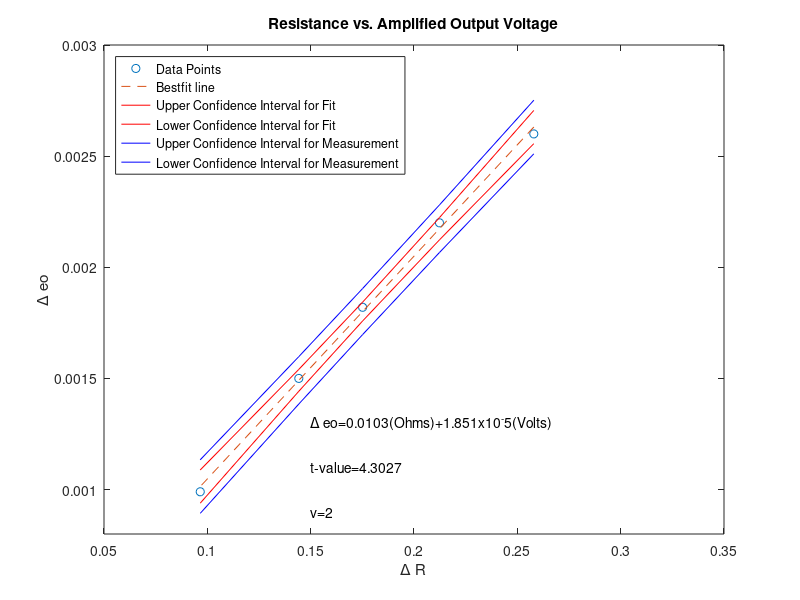
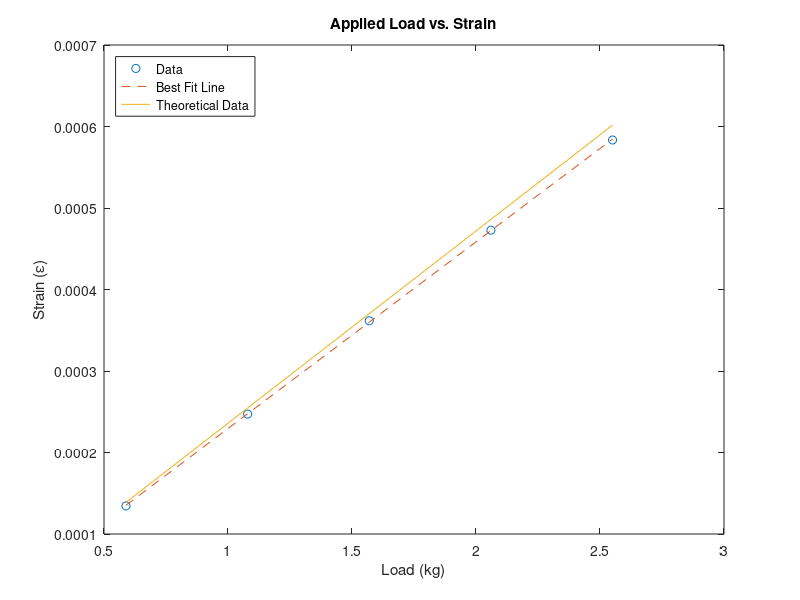
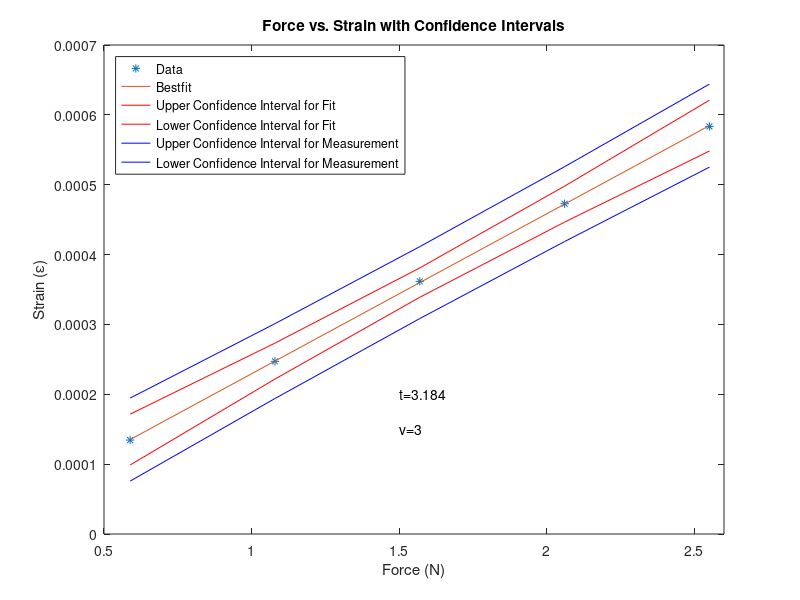
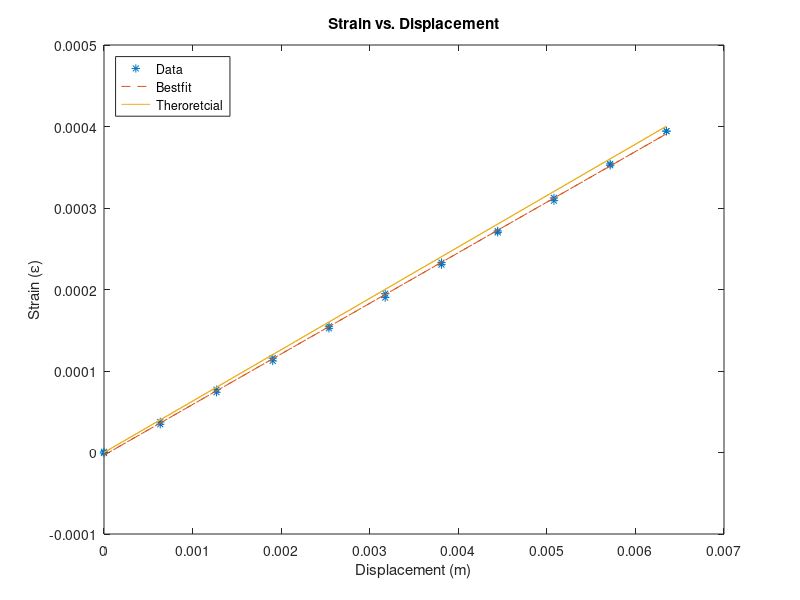

Reproduce these figures in MATLAB, in order. (Note: this script raises an error after producing the figures.)
% Lab 3
clear all
close all

%% Part 1 

R_Shunt = [55700,67700,82100,99700,149000]; % Ohms
V_Shunt = [.260,.220,.182,.150,.099]; % Volts
R_Strain = 120; % Ohms
V_Gain = V_Shunt./100; % Accounting for Amplifier

% Constant for Calculating Delta R
A = R_Strain.*R_Shunt; 
B = R_Strain + R_Shunt;

Delta_R = R_Strain - (A./B); % Equation for the change in R

[p1,s]=polyfit(Delta_R,V_Gain,1);
Fit_Data = p1(1)*Delta_R+p1(2);

Nu = length(Delta_R)-2; % First order
t_95 = tinv(0.975,Nu); % P = 95%
x_Bar = sum(Delta_R)/length(Delta_R); % Mean
Denom = sum((Delta_R-x_Bar).^2);
S_yx = (sum((V_Gain-Fit_Data).^2)/Nu).^(0.5); % Standard Error of Fit
Con_Fit = t_95*S_yx*(1/length(Delta_R)+(Delta_R-x_Bar).^2/Denom).^(0.5);
Con_Measure = t_95*S_yx*(1+1/length(Delta_R)+(Delta_R-x_Bar).^2/Denom).^(0.5);

% Plotting 
figure(1)
plot(Delta_R,V_Gain,'o',Delta_R,Fit_Data,'--',Delta_R,Fit_Data+Con_Fit,'r',Delta_R,Fit_Data-Con_Fit,'r',Delta_R,Fit_Data+Con_Measure,'b',Delta_R,Fit_Data-Con_Measure,'b');
title('Resistance vs. Amplified Output Voltage')
xlabel('\Delta R')
ylabel('\Delta e\o')
ylim([0.8*10^-3,3*10^-3])
legend('Data Points','Bestfit line','Upper Confidence Interval for Fit','Lower Confidence Interval for Fit','Upper Confidence Interval for Measurement','Lower Confidence Interval for Measurement','location','northwest') 
text(.15,1.3e-03,strcat('\Delta e\o','  ','=','  ','0.0103(Ohms)+1.851x10^-5(Volts)'))
text(.15,1.1e-03,'t-value=4.3027')
text(.15,.9e-03,'v=2')





E_i = 5; %Volts
G_F = 2.1; %Strain gauge factor
St = 2.*V_Gain./G_F*E_i;

% Strain vs. Load

Load = [.060,.110,.160,.210,.260] .* 9.81; % N
Load_Volts=[.0712-.000600,.130-.000250,.190-.000150,.248+.000200,.306+.000300]; % Volts accounting for the Zero shifting
Beam_Length = 6.58*.0254; %Length of beam in meters
Thickness = 0.050*.0254; % Thickness of beam in meters
Width = .497*.0254; % meters
E = 1.93e11; % Elastic Modulus

Strain_P=(2.*Load_Volts./100)./(G_F*E_i);
Load_Theo=(12.*Load.*(Beam_Length-Width)*(Thickness/2))./(E*(Width*Thickness^3));
[p1,s]=polyfit(Load,Strain_P,1);
Best_Fit_1=p1(1)*Load+p1(2);

figure(2)
plot(Load,Strain_P,'o',Load,Best_Fit_1,'--',Load,Load_Theo)
xlabel('Load (kg)')
ylabel('Strain (\epsilon)')
title('Applied Load vs. Strain')
legend('Data','Best Fit Line','Theoretical Data','Location','Northwest')

% Statistic Calculations 
Nu_1 = length(Load)-2; % First order
t_95_1 = tinv(0.975,Nu_1); % P = 95%
X_Bar_1 = sum(Load)/length(Load); % Mean
Denom_1 = sum((Load-X_Bar_1).^2);
s_yx_1 = (sum((Load_Theo-Best_Fit_1).^2)/Nu_1).^(0.5); % Standard Error Calculation of the Fit
Con_Fit_1 = t_95_1*s_yx_1*(1/length(Load)+(Load-X_Bar_1).^2/Denom_1).^.5;
Con_Measure_1 = t_95_1*s_yx_1*(1+1/length(Load)+(Load-X_Bar_1).^2/Denom_1).^.5;

% Plotting with Statistical Lines
figure(3)
plot(Load,Strain_P,'*',Load,Best_Fit_1,Load,Best_Fit_1+Con_Fit_1,'r',Load,Best_Fit_1-Con_Fit_1,'r',Load,Best_Fit_1+Con_Measure_1,'b',Load,Best_Fit_1-Con_Measure_1,'b')
xlabel('Force (N)')
ylabel('Strain (\epsilon)')
xlim([0.5,2.6])
title('Force vs. Strain with Confidence Intervals')
legend('Data','Bestfit','Upper Confidence Interval for Fit','Lower Confidence Interval for Fit','Upper Confidence Interval for Measurement','Lower Confidence Interval for Measurement','Location','Northwest')
text(1.5,2e-4,strcat('t','  ', '=' ,'  ', '3.184'))
text(1.5,1.5e-4,'v=3')

% Strain vs. Displacement

Disp = [0,.025,.050,.075,.100,.125,.150,.175,.200,.225,.250,.250,.225,.200,.175,.150,.125,.100,.075,.050,.025,0]*0.0254; % meters
Disp_Volts=[.0004,.0197,.0405,.0608,.0813,.1023,.1223,.1427,.1640,.1859,.2070,.2070,.1850,.1622,.1418,.1210,.0998,.0800,.0590,.0388,.0182,-.0004];
St_2=(2*Disp_Volts./100)./(G_F*E_i); % Accounting for amplifier
Disp_Theo=(3.*Disp.*(Thickness/2).*(Beam_Length-Width)./(Beam_Length^3));
[p2,s] = polyfit(Disp,St_2,1);
Best_Fit_2 = p2(1)*Disp+p2(2);




figure(4)
plot(Disp,St_2,'*',Disp,Best_Fit_2,'--',Disp,Disp_Theo)
title('Strain vs. Displacement')
xlabel('Displacement (m)')
ylabel('Strain (\epsilon)')
legend('Data','Bestfit','Theroretcial','Location','Northwest')

% Statistics
Nu_2 = length(Disp)-2; % First order
t_95_2 = tinv(0.975,Nu_2); %t value for P=95%
x_Bar_2 = sum(Disp)/length(Disp); % Mean
Denom_2 = sum((Disp-x_Bar_2).^2);
s_yx_2 = (sum((Disp_Theo-Best_Fit_2).^2)/Nu_2).^.5; %standard error of the fit
Con_Fit_2 = (t_95_2*s_yx_2*(1/length(Disp)+(Disp-x_Bar_2).^2/Denom_2).^.5);
Con_Measure_2 = (t_95_2*s_yx_2*(1+1/length(Disp)+(Disp-x_Bar_2).^2/Denom_2).^.5);

figure(5)
plot(Disp,St_2,'o',Disp,Best_Fit_2,'--',Disp,Best_Fit_2+Con_Fit_2,'r',Disp,Best_Fit_2-Con_Fit_2,'r',Disp,Best_Fit_2+Con_Measure_2,'b',Disp,Best_Fit_2-Con_Measure_2,'b')
xlabel('Displacement (m)')
ylabel('Strain (/epsilon)')
title('Displacement vs. Strain Confidence')
legend('Data','Bestfit','Upper Confidence Interval for Fit','Lower Confidence Interval for Fit','Upper Confidence Interval for Measurement','Lower Confidence Interval for Measurement','Location','Northwest')
text(4e-03,1e-4,strcat('t' , '  ','=','  ','3.1824'))
text(4e-03,.5e-4,'v=20')



% Hysteresis Calculations
Increasing = [0.0004,.0197,.0405,.0608,.0813,.1023,.1223,.1427,.1640,.1859,.2070];
Decreasing = [-.0004,.0182,.0388,.0590,.0800,.0998,.1210,.1418,.1622,.1850,.2070];
Y_Range = Increasing(end)-Increasing(1);
Difference = Increasing-Decreasing;
Hysteresis_Max = (max(abs(Difference))./(Y_Range))*100;




%% Part 2


% 2a

Header=29;
Data = importdata('Beam3.lvm','\t',Header);
Col1=Data.data(:,1);
Col2=Data.data(:,2);
for i=1:length(Col1)
    if Col1(i)>-0.005
        Base=i;
        break
    end
end

Base_Line = mean(Col2(1:Base));
Dev = std(Col2(1:Base));
Threshold = 5*Dev;

for i=1:length(Col1)
    if(abs(Col2(i)-Base_Line)>Threshold)
        Start_Time=i;
        break
    end
end

New_Time=Col1(Start_Time:length(Col1))-Col1(Start_Time);
New_Strain=Col2(Start_Time:length(Col1));
Constant=0.015;
[Locations,Values]=peakfinder(New_Strain,Constant);

figure(6)
plot(New_Time,New_Strain,New_Time(Locations),Values,'d')


% 2b
K = 3*E*Width*Thickness^3;
Denom_3=12*Beam_Length^3;
K_Beam = K/Denom_3;
Density_Steel = 7700; % kg/m^3
Mass_Hook = 0.0074; % kg
Volume_Beam=Beam_Length*Thickness*Width;
Mass_Beam = Density_Steel*Volume_Beam;
Mass_Effective = Mass_Beam/4 + Mass_Hook;
Damped_Natural_Frequency = sqrt(K_Beam/Mass_Effective); % rad/s

% 2c
Log = log(Values(2)./Values(2:length(Values)));
Con = transpose(2:length(Values));
[mb,Time_Wave] = polyfit(Con,Log,1);
Best_Fit_3 = mb(1)*Con+mb(2);
alpha = mb(1);
Damp_Ratio = (alpha/sqrt(4*pi^2+alpha^2));
figure(7)
plot(Con,Log,'o',Con,Best_Fit_3)




% 2d
% Using Large Equation
for n=3:length(Values)
    Num = (1/(n-1))*log(Values(2)./Values(n));
    Damp(n) = Num./sqrt(4*pi^2+Num^2);
end

Damp_Mean = sum(Damp(3:end)./length(Damp(2:end)));
Damp_Std = std(Damp(3:length(Damp)));



%2e
k_Theo = (3*E*((Width*Thickness^3)/12))/Beam_Length^3;
k_Exp = p2(1)/p1(1);

%2f
Natural_Freq_Theo = sqrt(k_Theo/Mass_Effective);
Natural_Freq_Actu = sqrt(k_Exp/Mass_Effective);



%% Part 3

Header=29;
Sin_Wave = importdata('sinAvsF.lvm','\t',Header); 
Tri_Wave = importdata('triAvsF.lvm','\t',Header);

Time_Wave = Sin_Wave.data(:,1);   % Shared Time Vector
Sin_Voltage = Sin_Wave.data(:,2);  
Tri_Voltage = Tri_Wave.data(:,2); 

% Plotting


T = Time_Wave(2)-Time_Wave(1); % Calculated time interval between data points
Freq = 1/T; % Sampling Frequency
Length = size(Sin_Voltage);          % Number of points
Power_2 = 2^nextpow2(Length(1)); % Next power of 2 from length of y - need for FFT 
Sin_FFT = fft(Sin_Voltage,Power_2)./Length(1); % this is a vector with complex number elements
Tri_FFT = fft(Tri_Voltage,Power_2)./Length(1); % this is a vector with complex number elements
Spaced_Points = Freq/2*linspace(0,1,Power_2/2+1); % linspace generates linearly spaced points
Sin_FFT_A = 20*log10(abs(Sin_FFT(1:Power_2/2+1)));
Tri_FFT_A = 20*log10(abs(Tri_FFT(1:Power_2/2+1)));

figure(7)

subplot(2,1,1)
plot (Time_Wave,Sin_Voltage,Time_Wave,Tri_Voltage); grid
title('Sine vs. Triangle Wave')
xlabel ('Time (sec)')
ylabel ('Volts (V)')
xlim([0,.01])

subplot(2,1,2)
semilogx(Spaced_Points,Sin_FFT_A,Spaced_Points,Tri_FFT_A);grid  % abs(Y) = (Re(Y)^2 + Im(Y)^2)^1/2
axis([10 10000 -100 -20])
title('Single Sided Amplitude Spectrum')
xlabel ('Frequency (Hz.)')
ylabel ('Log Magnitude (dBv)')



%% Part 4

Header = 32;
Guitar_Data_3v = importdata('guitar1.lvm','\t',Header);
Guitar_Data_6v = importdata('guitar6v1.lvm','\t',Header);
Time_Guitar = Guitar_Data_3v.data(:,1);   
y1 = Guitar_Data_3v.data(:,2);  
y2 = Guitar_Data_3v.data(:,4);
y3=Guitar_Data_6v.data(:,2);
y4=Guitar_Data_6v.data(:,4);

T1 = Time_Guitar(2)-Time_Guitar(1);         % Time per sample
Freq1 = 1/T1;              % Sampling frequency
Length1 = size(y1);          % Length of signal - # of points
Power_2_1 = 2^nextpow2(Length1(1)); % Next power of 2 from length of y - need for FFT 
Guitar_FFT_3_1 = fft(y1,Power_2_1)./Length1(1); % this is a vector with complex number elements
Guitar_FFT_3_2 = fft(y2,Power_2_1)./Length1(1); % this is a vector with complex number elements
Space_Points_1 = Freq1/2*linspace(0,1,Power_2_1/2+1); % linspace generates linearly spaced points
Guitar_3_1_A = 20*log10(abs(Guitar_FFT_3_1(1:Power_2_1/2+1)));
Guitar_3_2_A = 20*log10(abs(Guitar_FFT_3_2(1:Power_2_1/2+1)));

figure(8)

subplot(2,1,1)
plot(Time_Guitar,y1,Time_Guitar,y2)
title('3V')
xlabel ('Time (sec)')
ylabel ('Volts (V)')

subplot(2,1,2)
semilogx(Space_Points_1,Guitar_3_1_A,Space_Points_1,Guitar_3_2_A);
axis([10 10000 -100 -20])
title('Single Sided Amplitude Spectrum (3V)')
xlabel ('Frequency (Hz.)')
ylabel ('Log Magnitude (dBv)')



Length2 = size(y3);          % Length of signal - # of points
Power_2_2 = 2^nextpow2(Length2(1)); % Next power of 2 from length of y - need for FFT 
Guitar_FFT_6_1 = fft(y3,Power_2_2)./Length2(1); % this is a vector with complex number elements
Guitar_FFT_6_2 = fft(y4,Power_2_2)./Length2(1); % this is a vector with complex number elements
Space_Points_2 = Freq1/2*linspace(0,1,Power_2_2/2+1); % linspace generates linearly spaced points
Guitar_6_1_A = 20*log10(abs(Guitar_FFT_6_1(1:Power_2_2/2+1)));
Guitar_6_2_A = 20*log10(abs(Guitar_FFT_6_2(1:Power_2_2/2+1)));

figure(9)
subplot(2,1,1)
plot(Time_Guitar,y3,Time_Guitar,y4)
title('6V')
xlabel ('Time (sec)')
ylabel ('Volts (V)')

subplot(2,1,2)
semilogx(Space_Points_2,Guitar_6_1_A,Space_Points_2,Guitar_6_2_A);grid  % abs(Y) = (Re(Y)^2 + Im(Y)^2)^1/2
axis([10 10000 -100 -20])
title('Single Sided Amplitude Spectrum (6V)')
xlabel ('Frequency (Hz)')
ylabel ('Log Magnitude (dBv)')



Ffs=100; %lbf
Slc=3400; %MV/V
G1=1000;
vout1=3.0012; %Volts
vout2=5.994; %volts

Fin3v=(vout1*Ffs)/(Slc*Ei*G1);  %tension in string
Fin6v=(vout2*Ffs)/(Slc*Ei*G1);  %tension in string

L=24.1250;
rho=6.805;
N=[1:1:4];

Rfreq1=(1/2*L)*(sqrt(Fin3v/rho)).*N;
Rfreq2=(1/2*L)*(sqrt(Fin6v/rho)).*N;












